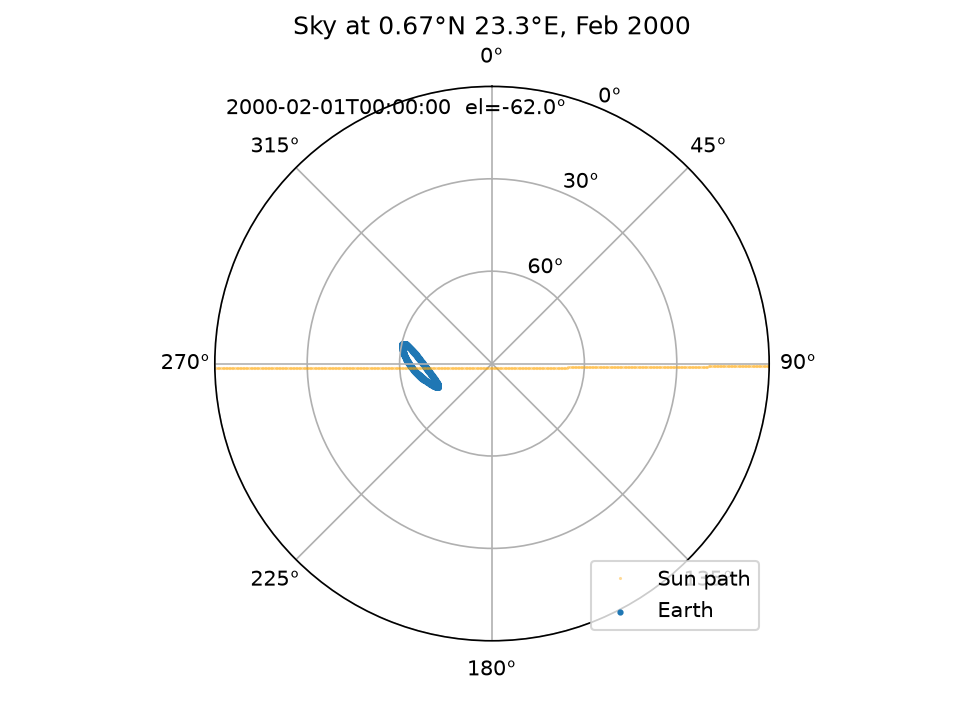

Write Python code to recreate this figure.
import matplotlib.pyplot as plt
import numpy as np
from matplotlib.animation import FuncAnimation

csv_path = "ephemeris.csv"

data = np.genfromtxt(csv_path, delimiter=',', names=True, dtype=None, encoding=None)

up = data["sun_el"] > 0
theta_up = np.radians(data["sun_az"][up])
r_up = 90 - data["sun_el"][up]

# Full-length arrays, night included, so the Sun dot can vanish below the rim.
theta_all = np.radians(data["sun_az"])
r_all = 90 - data["sun_el"]
utc = data["utc"]

fig, ax = plt.subplots(subplot_kw={"projection": "polar"})
ax.set_theta_zero_location("N")   # 0° at top
ax.set_theta_direction(-1)        # clockwise, so 90° = East on the right
ax.set_rlim(0, 90)                # rim = horizon

ax.plot(theta_up, r_up, marker=".", linestyle="", markersize=1, color="orange", alpha=0.4, label="Sun path")

ax.scatter(np.radians(data["earth_az"]), 90 - data["earth_el"],
           s=4, color="tab:blue", label="Earth")

ax.set_yticks([0, 30, 60, 90])
ax.set_yticklabels(["90°", "60°", "30°", "0°"])   # show elevation, not zenith distance
ax.set_title("Sky at 0.67°N 23.3°E, Feb 2000")
ax.legend(loc="lower right")

sun_dot, = ax.plot([], [], "o", color="orange", markersize=10, label="Sun")
label = ax.text(0.02, 0.95, "", transform=ax.transAxes)

frames = range(0, len(utc), 3)   # every 3rd row keeps the GIF under ~12s at 20fps


def update(i):
    sun_dot.set_data([theta_all[i]], [r_all[i]])
    label.set_text(f"{utc[i]}  el={data['sun_el'][i]:.1f}°")
    return sun_dot, label


anim = FuncAnimation(fig, update, frames=frames, interval=50, blit=True)

plt.savefig("skyplot.png", dpi=150)
anim.save("skyplot.gif", writer="pillow", fps=20)
plt.show()
